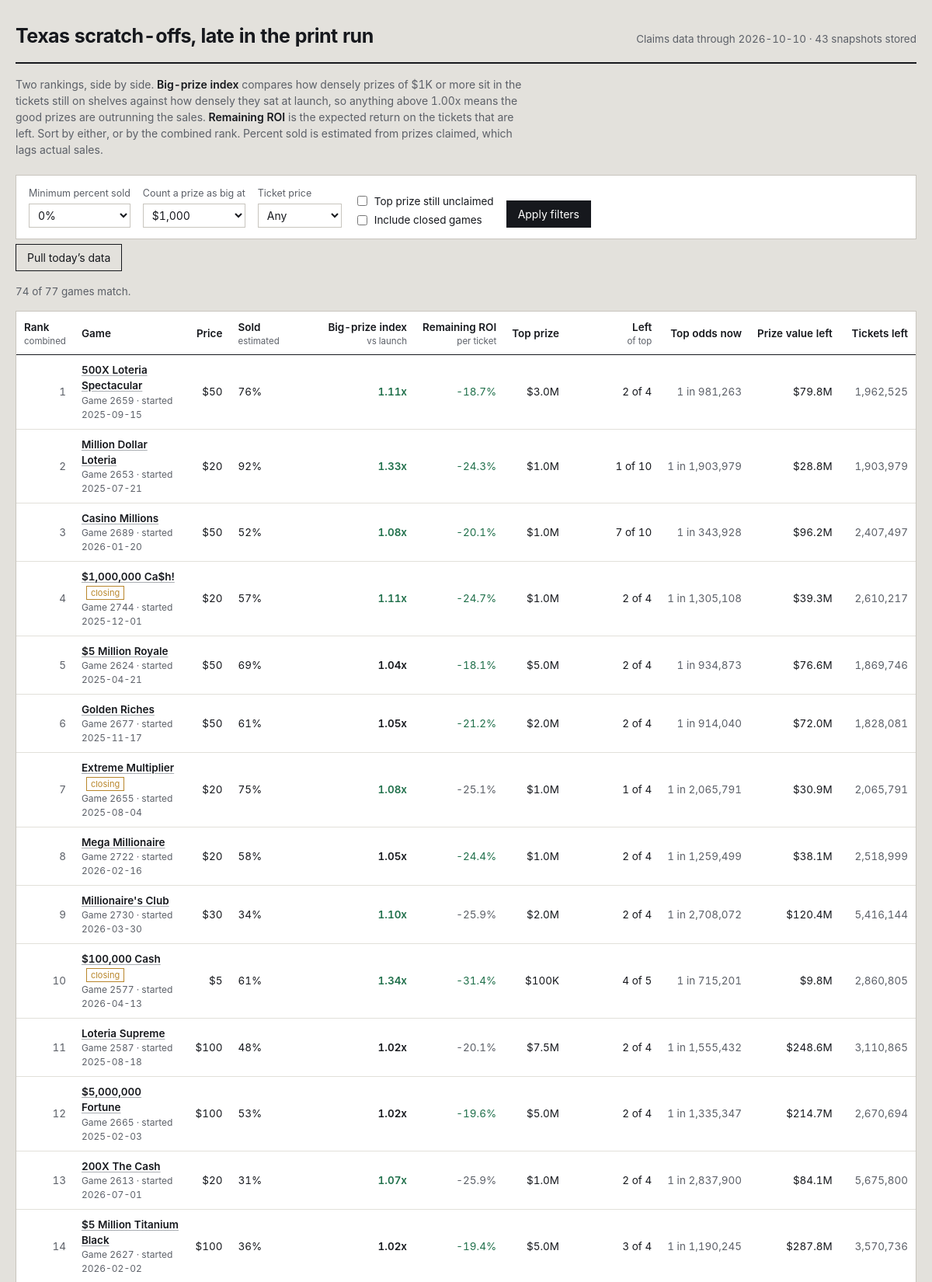
The page / (upper part) on the database its author committed.
### tables this page shows
CREATE TABLE games (
    game_number   INTEGER PRIMARY KEY,
    game_name     TEXT,
    ticket_price  REAL,
    start_date    TEXT,
    close_date    TEXT,
    total_tickets INTEGER,
    overall_odds  REAL,
    details_url   TEXT,
    closing_soon  INTEGER DEFAULT 0,
    active        INTEGER DEFAULT 1,
    first_seen    TEXT,
    last_seen     TEXT
);

### app.py (the view)
@app.route("/")
def index():
    conn = db.connect()
    db.init(conn)
    latest = db.latest_snapshot_date(conn)
    if not latest:
        conn.close()
        return render_template("empty.html", running=_refresh_state["running"])
    big_threshold = float(request.args.get("big", 1000))
    min_sold = float(request.args.get("min_sold", 0)) / 100.0
    price_filter = request.args.get("price", "")
    include_closed = request.args.get("closed") == "1"
    sort_key = request.args.get("sort", "combined")
    only_top = request.args.get("top_left") == "1"
    rows = _snapshot_rows(conn, latest, big_threshold)
    games = db.load_games(conn)
    shown = []
    for r in rows:
        g = games.get(r["game_number"], {})
        if not include_closed and not g.get("active", 1):
            continue
        if r["pct_sold"] < min_sold:
            continue
        if price_filter and float(price_filter) != r["price"]:
            continue
        if only_top and not r["top_left"]:
            continue
        shown.append(r)
    col, desc = SORTS.get(sort_key, SORTS["combined"])
    shown.sort(key=lambda r: (r.get(col) is None, r.get(col) if r.get(col) is not None else 0),
               reverse=desc)
    if not desc:
        shown = [r for r in shown if r.get(col) is not None] + \
                [r for r in shown if r.get(col) is None]
    prices = sorted({r["price"] for r in rows if r["price"]})
    history_dates = db.snapshot_dates(conn)
    conn.close()
    return render_template(
        "index.html",
        rows=shown,
        total=len(rows),
        snapshot_date=latest,
        snapshot_count=len(history_dates),
        big_threshold=int(big_threshold),
        min_sold=int(min_sold * 100),
        price_filter=price_filter,
        include_closed=include_closed,
        only_top=only_top,
        sort_key=sort_key,
        prices=prices,
        running=_refresh_state["running"],
    )

### app.py (called while the page is built)
def _snapshot_rows(conn, snapshot_date, big_threshold):
    games = db.load_games(conn)
    snap = db.load_snapshot(conn, snapshot_date)
    return metrics.rank_all(games, snap, big_threshold)

@app.template_filter("pct")
def fmt_pct(v, digits=1):
    return "—" if v is None else f"{v * 100:.{digits}f}%"

@app.template_filter("money")
def fmt_money(v):
    if v is None:
        return "—"
    if v >= 1_000_000:
        return f"${v / 1_000_000:.1f}M"
    if v >= 1_000:
        return f"${v / 1_000:,.0f}K"
    return f"${v:,.0f}"

@app.template_filter("num")
def fmt_num(v):
    return "—" if v is None else f"{v:,.0f}"

@app.template_filter("factor")
def fmt_factor(v):
    return "—" if v is None else f"{v:.2f}x"

@app.template_filter("odds")
def fmt_odds(v):
    return "—" if v is None else f"1 in {v:,.0f}"

### db.py (called while the page is built)
def connect(path=None):
    conn = sqlite3.connect(path or DB_PATH)
    conn.row_factory = sqlite3.Row
    conn.execute("PRAGMA foreign_keys = ON")
    return conn

def init(conn):
    conn.executescript(SCHEMA)
    conn.commit()

def latest_snapshot_date(conn):
    row = conn.execute("SELECT MAX(snapshot_date) AS d FROM prize_snapshots").fetchone()
    return row["d"] if row else None

def snapshot_dates(conn, game_number=None):
    if game_number is None:
        q = "SELECT DISTINCT snapshot_date FROM prize_snapshots ORDER BY snapshot_date"
        return [r[0] for r in conn.execute(q)]
    q = "SELECT DISTINCT snapshot_date FROM prize_snapshots WHERE game_number = ? ORDER BY snapshot_date"
    return [r[0] for r in conn.execute(q, (game_number,))]

def load_snapshot(conn, snapshot_date):
    out = {}
    q = """SELECT game_number, prize_level, total_prizes, prizes_claimed
           FROM prize_snapshots WHERE snapshot_date = ?"""
    for r in conn.execute(q, (snapshot_date,)):
        g = out.setdefault(r["game_number"], {"total": None, "levels": {}})
        if r["prize_level"] < 0:
            g["total"] = (r["total_prizes"], r["prizes_claimed"])
        else:
            g["levels"][r["prize_level"]] = (r["total_prizes"], r["prizes_claimed"])
    return out

def load_games(conn):
    return {r["game_number"]: dict(r) for r in conn.execute("SELECT * FROM games")}

### metrics.py (called while the page is built)
def _safe_div(a, b):
    return a / b if b else None

### templates/index.html (shortened to what this page needs)
{% extends "base.html" %}
{% macro sortlink(key, label, hint='') %}
  {% set q = request.args.to_dict() %}
  {% set _ = q.update({'sort': key}) %}
  <a href="{{ url_for('index', **q) }}">{{ label }}</a>
  {% if hint %}<span class="hint">{{ hint }}</span>{% endif %}
{% endmacro %}
{% block body %}
<header class="masthead">
  <h1>Texas scratch-offs, late in the print run</h1>
  <div class="meta">
    Claims data through {{ snapshot_date }} · {{ snapshot_count }} snapshot{{ '' if snapshot_count == 1 else 's' }} stored
  </div>
</header>
<p class="primer">
  Two rankings, side by side. <strong>Big-prize index</strong> compares how densely prizes of
  {{ big_threshold | money }} or more sit in the tickets still on shelves against how densely they
  sat at launch, so anything above 1.00x means the good prizes are outrunning the sales.
  <strong>Remaining ROI</strong> is the expected return on the tickets that are left. Sort by either,
  or by the combined rank. Percent sold is estimated from prizes claimed, which lags actual sales.
</p>
<form class="controls" method="get" action="{{ url_for('index') }}">
  <div class="field">
    <label for="min_sold">Minimum percent sold</label>
    <select id="min_sold" name="min_sold">
      {% for v in [0, 25, 50, 60, 70, 80, 90] %}
        <option value="{{ v }}" {{ 'selected' if min_sold == v }}>{{ v }}%</option>
      {% endfor %}
    </select>
  </div>
  <div class="field">
    <label for="big">Count a prize as big at</label>
    <select id="big" name="big">
      {% for v in [100, 500, 1000, 5000, 10000, 50000, 100000] %}
        <option value="{{ v }}" {{ 'selected' if big_threshold == v }}>${{ '{:,}'.format(v) }}</option>
      {% endfor %}
    </select>
  </div>
  <div class="field">
    <label for="price">Ticket price</label>
    <select id="price" name="price">
      <option value="">Any</option>
    </select>
  </div>
  <div class="checks">
    <label><input type="checkbox" name="top_left" value="1" {{ 'checked' if only_top }}> Top prize still unclaimed</label>
    <label><input type="checkbox" name="closed" value="1" {{ 'checked' if include_closed }}> Include closed games</label>
  </div>
  <button type="submit">Apply filters</button>
</form>
<form method="post" action="{{ url_for('do_refresh') }}" style="margin-bottom:16px">
  <button class="ghost" type="submit" {{ 'disabled' if running }}>
    {{ 'Pulling new data…' if running else 'Pull today’s data' }}
  </button>
</form>
<p class="count">{{ rows | length }} of {{ total }} games match.</p>
<div class="scroll">
<table>
  <thead>
    <tr>
      <th class="left">{{ sortlink('combined', 'Rank', 'combined') }}</th>
      <th class="left">Game</th>
      <th>{{ sortlink('price', 'Price') }}</th>
      <th class="left">{{ sortlink('sold', 'Sold', 'estimated') }}</th>
      <th>{{ sortlink('big', 'Big-prize index', 'vs launch') }}</th>
      <th>{{ sortlink('ev', 'Remaining ROI', 'per ticket') }}</th>
      <th>{{ sortlink('top_prize', 'Top prize') }}</th>
      <th>{{ sortlink('top_left', 'Left', 'of top') }}</th>
      <th>Top odds now</th>
      <th>{{ sortlink('value_left', 'Prize value left') }}</th>
      <th>Tickets left</th>
    </tr>
  </thead>
  <tbody>
  {% for r in rows %}
    <tr>
      <td class="rank">{{ r.rank_overall or '—' }}</td>
      <td class="left">
        <a class="name" href="{{ url_for('game_detail', game_number=r.game_number, big=big_threshold) }}">{{ r.game_name }}</a>
        {% if r.closing_soon %}<span class="tag">closing</span>{% endif %}
        <span class="sub">Game {{ r.game_number }}{% if r.start_date %} · started {{ r.start_date }}{% endif %}</span>
      </td>
      <td>${{ r.price | int }}</td>
      <td class="left sold {{ 'deep' if r.pct_sold >= 0.75 }}">
        {{ r.pct_sold | pct(0) }}
      </td>
      <td class="strong {{ 'pos' if r.big_index and r.big_index > 1.05 else ('neg' if r.big_index and r.big_index < 0.95 else '') }}">
        {{ r.big_index | factor }}
      </td>
      <td class="{{ 'pos' if r.roi_now and r.roi_now > (r.roi_start or -1) else 'dim' }}">
        {{ r.roi_now | pct }}
      </td>
      <td>{{ r.top_prize | money }}</td>
      <td>{{ r.top_left }} of {{ r.top_printed }}</td>
      <td class="dim">{{ r.top_odds_now | odds }}</td>
      <td>{{ r.value_left | money }}</td>
      <td class="dim">{{ r.tickets_left | num }}</td>
    </tr>
  {% else %}
    <tr><td colspan="11" class="left dim" style="padding:22px">No games match these filters. Loosen the minimum percent sold or clear the price filter.</td></tr>
  {% endfor %}
  </tbody>
</table>
</div>
{% endblock %}

### templates/base.html (shortened to what this page needs)
<!doctype html>
<html lang="en">
<head>
<link rel="stylesheet" href="{{ url_for('static', filename='style.css') }}">
</head>
<body>
<div class="wrap">
{% block body %}{% endblock %}
</div>
</body>
</html>

### static/style.css (style rules this page uses)
:root { --paper: #e3e1dc; --card: #ffffff; --ink: #16181d; --ink-soft: #5c6068; --rule: #c8c5be; --rule-soft: #e2e0da; --latex: #a9adb2; --good: #1f6f4a; --bad: #9b2c2c; --foil: #b8862b; --focus: #2d5bb9; }
* { box-sizing: border-box; }
html { -webkit-text-size-adjust: 100%; }
body { margin: 0; background: var(--paper); color: var(--ink); font-family: "Inter", "Segoe UI", -apple-system, BlinkMacSystemFont, Roboto, Helvetica, Arial, sans-serif; font-size: 15px; line-height: 1.5; font-variant-numeric: tabular-nums; }
a { color: var(--ink); text-decoration-color: var(--latex); text-underline-offset: 2px; }
.wrap { max-width: 1400px; margin: 0 auto; padding: 28px 20px 64px; }
.masthead { display: flex; flex-wrap: wrap; align-items: baseline; gap: 8px 20px; padding-bottom: 14px; border-bottom: 2px solid var(--ink); }
.masthead h1 { margin: 0; font-size: 25px; font-weight: 650; letter-spacing: -0.02em; }
.masthead .meta { color: var(--ink-soft); font-size: 13.5px; margin-left: auto; }
.primer { margin: 16px 0 22px; max-width: 74ch; color: var(--ink-soft); font-size: 14px; }
.primer strong { color: var(--ink); font-weight: 600; }
.controls { display: flex; flex-wrap: wrap; align-items: flex-end; gap: 16px; padding: 14px 16px; background: var(--card); border: 1px solid var(--rule); margin-bottom: 6px; }
.field { display: flex; flex-direction: column; gap: 4px; }
.field label { font-size: 12.5px; color: var(--ink-soft); }
.field select, .field input[type="number"] { font: inherit; font-size: 14px; padding: 5px 7px; border: 1px solid var(--rule); background: #fff; color: var(--ink); min-width: 108px; }
.checks { display: flex; flex-direction: column; gap: 4px; font-size: 13.5px; }
.checks label { display: flex; align-items: center; gap: 6px; }
button, .btn { font: inherit; font-size: 14px; padding: 6px 14px; border: 1px solid var(--ink); background: var(--ink); color: #fff; cursor: pointer; }
button.ghost { background: transparent; color: var(--ink); }
.count { font-size: 13.5px; color: var(--ink-soft); margin: 0 0 14px; }
.scroll { overflow-x: auto; background: var(--card); border: 1px solid var(--rule); }
table { border-collapse: collapse; width: 100%; font-size: 13.5px; }
thead th { position: sticky; top: 0; background: var(--card); text-align: right; font-weight: 600; padding: 10px 10px 8px; border-bottom: 1.5px solid var(--ink); white-space: nowrap; z-index: 2; }
thead th:first-child, thead th.left { text-align: left; }
thead th a { text-decoration: none; }
thead th .hint { display: block; font-weight: 400; font-size: 11.5px; color: var(--ink-soft); }
tbody td { padding: 9px 10px; border-bottom: 1px solid var(--rule-soft); text-align: right; white-space: nowrap; }
tbody td.left { text-align: left; white-space: normal; }
.rank { color: var(--ink-soft); width: 42px; }
.name { font-weight: 560; }
.sub { display: block; font-size: 12px; color: var(--ink-soft); font-weight: 400; }
.tag { display: inline-block; font-size: 11px; padding: 0 5px; border: 1px solid var(--foil); color: var(--foil); margin-left: 6px; vertical-align: 1px; }
.sold { min-width: 116px; }
.pos { color: var(--good); }
.dim { color: var(--ink-soft); }
.strong { font-weight: 620; }

### rows shown on the page
games: active "1", game_name "500X Loteria Spectacular", game_number "2659", start_date "2025-09-15", price "50", pct_sold|pct "76%", big_index|factor "1.11x", roi_now|pct "-18.7%", top_prize "$3.0M", top_left "2", top_printed "4", top_odds_now|odds "1 in 981,263", value_left "$79.8M", tickets_left|num "1,962,525"
games: rank_overall "2", game_name "Million Dollar Loteria", game_number "2653", start_date "2025-07-21", price "20", pct_sold|pct "92%", big_index|factor "1.33x", roi_now|pct "-24.3%", top_prize "$1.0M", top_left "1", top_printed "10", top_odds_now|odds "1 in 1,903,979", value_left "$28.8M", tickets_left|num "1,903,979"
games: rank_overall "3", game_name "Casino Millions", game_number "2689", start_date "2026-01-20", price "50", pct_sold|pct "52%", big_index|factor "1.08x", roi_now|pct "-20.1%", top_prize "$1.0M", top_left "7", top_printed "10", top_odds_now|odds "1 in 343,928", value_left "$96.2M", tickets_left|num "2,407,497"
games: rank_overall "4", game_name "$1,000,000 Ca$h!", closing_soon "closing", game_number "2744", start_date "2025-12-01", price "20", pct_sold|pct "57%", big_index|factor "1.11x", roi_now|pct "-24.7%", top_prize "$1.0M", top_left "2", top_printed "4", top_odds_now|odds "1 in 1,305,108", value_left "$39.3M", tickets_left|num "2,610,217"
games: rank_overall "5", game_name "$5 Million Royale", game_number "2624", start_date "2025-04-21", price "50", pct_sold|pct "69%", big_index|factor "1.04x", roi_now|pct "-18.1%", top_prize "$5.0M", top_left "2", top_printed "4", top_odds_now|odds "1 in 934,873", value_left "$76.6M", tickets_left|num "1,869,746"
games: rank_overall "6", game_name "Golden Riches", game_number "2677", start_date "2025-11-17", price "50", pct_sold|pct "61%", big_index|factor "1.05x", roi_now|pct "-21.2%", top_prize "$2.0M", top_left "2", top_printed "4", top_odds_now|odds "1 in 914,040", value_left "$72.0M", tickets_left|num "1,828,081"
games: rank_overall "7", game_name "Extreme Multiplier", closing_soon "closing", game_number "2655", start_date "2025-08-04", price "20", pct_sold|pct "75%", big_index|factor "1.08x", roi_now|pct "-25.1%", top_prize "$1.0M", top_left "1", top_printed "4", top_odds_now|odds "1 in 2,065,791", value_left "$30.9M", tickets_left|num "2,065,791"
games: rank_overall "8", game_name "Mega Millionaire", game_number "2722", start_date "2026-02-16", price "20", pct_sold|pct "58%", big_index|factor "1.05x", roi_now|pct "-24.4%", top_prize "$1.0M", top_left "2", top_printed "4", top_odds_now|odds "1 in 1,259,499", value_left "$38.1M", tickets_left|num "2,518,999"
games: rank_overall "9", game_name "Millionaire's Club", game_number "2730", start_date "2026-03-30", price "30", pct_sold|pct "34%", big_index|factor "1.10x", roi_now|pct "-25.9%", top_prize "$2.0M", top_left "2", top_printed "4", top_odds_now|odds "1 in 2,708,072", value_left "$120.4M", tickets_left|num "5,416,144"
games: rank_overall "10", game_name "$100,000 Cash", closing_soon "closing", game_number "2577", start_date "2026-04-13", price "5", pct_sold|pct "61%", big_index|factor "1.34x", roi_now|pct "-31.4%", top_prize "$100K", top_left "4", top_printed "5", top_odds_now|odds "1 in 715,201", value_left "$9.8M", tickets_left|num "2,860,805"
games: rank_overall "11", game_name "Loteria Supreme", game_number "2587", start_date "2025-08-18", price "100", pct_sold|pct "48%", big_index|factor "1.02x", roi_now|pct "-20.1%", top_prize "$7.5M", top_left "2", top_printed "4", top_odds_now|odds "1 in 1,555,432", value_left "$248.6M", tickets_left|num "3,110,865"
games: rank_overall "12", game_name "$5,000,000 Fortune", game_number "2665", start_date "2025-02-03", price "100", pct_sold|pct "53%", big_index|factor "1.02x", roi_now|pct "-19.6%", top_prize "$5.0M", top_left "2", top_printed "4", top_odds_now|odds "1 in 1,335,347", value_left "$214.7M", tickets_left|num "2,670,694"
games: rank_overall "13", game_name "200X The Cash", game_number "2613", start_date "2026-07-01", price "20", pct_sold|pct "31%", big_index|factor "1.07x", roi_now|pct "-25.9%", top_prize "$1.0M", top_left "2", top_printed "4", top_odds_now|odds "1 in 2,837,900", value_left "$84.1M", tickets_left|num "5,675,800"
games: rank_overall "14", game_name "$5 Million Titanium Black", game_number "2627", start_date "2026-02-02", price "100", pct_sold|pct "36%", big_index|factor "1.02x", roi_now|pct "-19.4%", top_prize "$5.0M", top_left "3", top_printed "4", top_odds_now|odds "1 in 1,190,245", value_left "$287.8M", tickets_left|num "3,570,736"

### other values the page prints
{{ snapshot_date }} "2026-10-10"
{{ snapshot_count }} "43"
{{ '' if snapshot_count == 1 else 's' }} "s"
{{ big_threshold | money }} "$1K"
{{ 'Pulling new data…' if running else 'Pull today’s data' }} "Pull today’s data"
{{ rows | length }} "74"
{{ total }} "77"
{{ label }} "Rank Price Sold Big-prize index Remaining ROI Top prize Left Prize value left"
{{ hint }} "combined estimated vs launch per ticket of top"
form field min_sold "0%"
